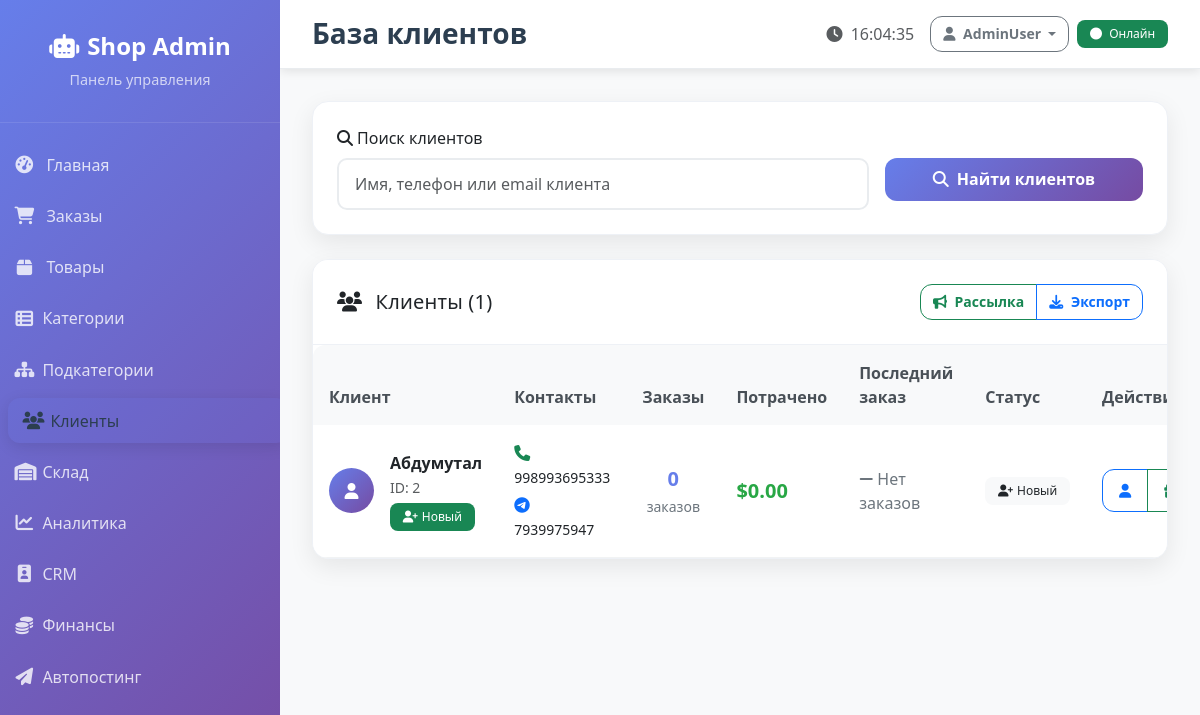
The page /customers (signed in) on the database its author committed.
### tables this page shows
CREATE TABLE users (
    id INTEGER PRIMARY KEY AUTOINCREMENT,
    telegram_id INTEGER UNIQUE NOT NULL,
    name TEXT NOT NULL,
    phone TEXT,
    email TEXT,
    language TEXT DEFAULT 'ru',
    is_admin INTEGER DEFAULT 0,
    created_at TIMESTAMP DEFAULT CURRENT_TIMESTAMP,
    acquisition_channel TEXT
, role TEXT);

### web_admin/app.py (the view)
    def decorated_function(*args, **kwargs):
        if not session.get('logged_in'):
            return redirect(url_for('login'))
        return f(*args, **kwargs)

### database.py (called while the page is built, shortened)
    def execute_query(self, query, params=None):
        try:
            conn = sqlite3.connect(self.db_path)
            cursor = conn.cursor()
            if params:
                cursor.execute(query, params)
            else:
                cursor.execute(query)
            q = query.strip().upper()
            if q.startswith('SELECT'):
                result = cursor.fetchall()
            return result
        except Exception as e:
            logging.info(f"Ошибка выполнения запроса: {e}")
            return None
        finally:
            if 'conn' in locals():
                conn.close()

### web_admin/app.py (called while the page is built)
def inject_time_helpers():
    from datetime import datetime, timedelta
    return {'now_dt': datetime.utcnow(), 'timedelta': timedelta}

def login_required(f):
    def decorated_function(*args, **kwargs):
        if not session.get('logged_in'):
            return redirect(url_for('login'))
        return f(*args, **kwargs)
    decorated_function.__name__ = f.__name__
    return decorated_function

### web_admin/templates/customers.html (shortened to what this page needs)
{% extends "base.html" %}
{% set recent_7d = (now_dt - timedelta(days=7)).strftime('%Y-%m-%d') %}
{% block page_title %}База клиентов{% endblock %}
{% block content %}
<div class="card mb-4">
    <div class="card-body">
        <form method="GET" class="row g-3">
            <div class="col-md-8">
                <label for="search" class="form-label">
                    <i class="fas fa-search me-1"></i>Поиск клиентов
                </label>
                <input type="text" class="form-control" id="search" name="search"
                       placeholder="Имя, телефон или email клиента" value="{{ search }}">
            </div>
            <div class="col-md-4">
                <label class="form-label">&nbsp;</label>
                <div class="d-grid">
                    <button type="submit" class="btn btn-primary">
                        <i class="fas fa-search me-2"></i>Найти клиентов
                    </button>
                </div>
            </div>
        </form>
    </div>
</div>
<div class="card">
    <div class="card-header d-flex justify-content-between align-items-center">
        <h5 class="mb-0">
            <i class="fas fa-users me-2"></i>
            Клиенты ({{ customers|length }})
        </h5>
        <div class="btn-group">
            <button type="button" class="btn btn-outline-success btn-sm" onclick="createBroadcast()">
                <i class="fas fa-bullhorn me-1"></i>
                Рассылка
            </button>
            <a href="{{ url_for('export_customers') }}" class="btn btn-outline-primary btn-sm">
                <i class="fas fa-download me-1"></i>
                Экспорт
            </a>
        </div>
    </div>
    <div class="card-body p-0">
        <div class="table-responsive">
            <table class="table table-hover mb-0">
                <thead>
                    <tr>
                        <th>Клиент</th>
                        <th>Контакты</th>
                        <th>Заказы</th>
                        <th>Потрачено</th>
                        <th>Последний заказ</th>
                        <th>Статус</th>
                        <th>Действия</th>
                    </tr>
                </thead>
                <tbody>
                    {% for customer in customers %}
                    <tr>
                        <td>
                            <div class="d-flex align-items-center">
                                <div class="me-3">
                                    <div class="customer-avatar">
                                        <i class="fas fa-user"></i>
                                    </div>
                                </div>
                                <div>
                                    <div class="fw-bold">{{ customer[1] }}</div>
                                    <small class="text-muted">ID: {{ customer[0] }}</small>
                                    {% if customer[5] > 0 %}
                                        <div class="mt-1">
                                            {% if customer[6] >= 1000 %}
                                                <span class="badge bg-warning">
                                                    <i class="fas fa-crown me-1"></i>VIP
                                                </span>
                                            {% elif customer[6] >= 500 %}
                                                <span class="badge bg-info">
                                                    <i class="fas fa-star me-1"></i>Золотой
                                                </span>
                                            {% elif customer[6] >= 200 %}
                                                <span class="badge bg-secondary">
                                                    <i class="fas fa-medal me-1"></i>Серебряный
                                                </span>
                                            {% else %}
                                                <span class="badge bg-light text-dark">
                                                    <i class="fas fa-user me-1"></i>Обычный
                                                </span>
                                            {% endif %}
                                        </div>
                                    {% else %}
                                        <div class="mt-1">
                                            <span class="badge bg-success">
                                                <i class="fas fa-user-plus me-1"></i>Новый
                                            </span>
                                        </div>
                                    {% endif %}
                                </div>
                            </div>
                        </td>
                        <td>
                            {% if customer[2] %}
                                <div class="mb-1">
                                    <i class="fas fa-phone me-1 text-success"></i>
                                    <small>{{ customer[2] }}</small>
                                </div>
                            {% endif %}
                                {% if customer|length > 8 and customer[8] %}
                                <div>
                                    <i class="fab fa-telegram me-1 text-primary"></i>
                                    <small>{{ customer[8] }}</small>
                                </div>
                                {% endif %}
                        </td>
                        <td>
                            <div class="text-center">
                                <div class="customer-orders-count">{{ customer[5] }}</div>
                                <small class="customer-orders-label">заказов</small>
                            </div>
                        </td>
                        <td>
                            <div class="customer-spent-amount">${{ "%.2f"|format(customer[6]) }}</div>
                        </td>
                        <td>
                            {% if customer[7] %}
                                <div class="customer-last-order-date">{{ customer[7][:10] }}</div>
                                <small class="customer-last-order-time">{{ customer[7][11:16] }}</small>
                            {% else %}
                                <span class="customer-no-orders">
                                    <i class="fas fa-minus"></i> Нет заказов
                                </span>
                            {% endif %}
                        </td>
                        <td>
                            {% if customer[7] %}
                                {% set days_ago = ((today_stats[0] if today_stats else 0) - customer[7][:10]|length) %}
                                {% if customer[7] and customer[7] >= recent_7d %}
                                    <span class="badge bg-success">
                                        <i class="fas fa-fire me-1"></i>Активный
                                    </span>
                                {% elif customer[7] >= (now - timedelta(days=30)).strftime('%Y-%m-%d') %}
                                    <span class="badge bg-warning">
                                        <i class="fas fa-clock me-1"></i>Умеренный
                                    </span>
                                {% else %}
                                    <span class="badge bg-danger">
                                        <i class="fas fa-sleep me-1"></i>Неактивный
                                    </span>
                                {% endif %}
                            {% else %}
                                <span class="badge bg-light text-dark">
                                    <i class="fas fa-user-plus me-1"></i>Новый
                                </span>
                            {% endif %}
                        </td>
                        <td>
                            <div class="btn-group btn-group-sm">
                                <button type="button" class="btn btn-outline-primary"
                                        onclick="viewCustomerProfile({{ customer[0] }})" title="Профиль клиента">
                                    <i class="fas fa-user"></i>
                                </button>
                                <button type="button" class="btn btn-outline-success"
                                        onclick="sendPersonalOffer({{ customer[0] }})" title="Персональное предложение">
                                    <i class="fas fa-gift"></i>
                                </button>
                            </div>
                        </td>
                    </tr>
                    {% endfor %}
                </tbody>
            </table>
        </div>
    </div>
</div>
{% endblock %}

### web_admin/static/css/admin.css (style rules this page uses)
:root { --primary-gradient: linear-gradient(135deg, #667eea 0%, #764ba2 100%); --success-gradient: linear-gradient(135deg, #11998e 0%, #38ef7d 100%); --warning-gradient: linear-gradient(135deg, #f093fb 0%, #f5576c 100%); --info-gradient: linear-gradient(135deg, #4facfe 0%, #00f2fe 100%); --sidebar-width: 280px; }
body { font-family: 'Segoe UI', Tahoma, Geneva, Verdana, sans-serif; background-color: #f8f9fa; }
.card { border: none; border-radius: 16px; box-shadow: 0 4px 20px rgba(0,0,0,0.08); transition: all 0.3s ease; overflow: hidden; }
.card-header { background: white; border-bottom: 1px solid #f1f3f4; padding: 1.5rem; font-weight: 600; }
.card-body { padding: 1.5rem; }
.btn { border-radius: 10px; font-weight: 500; padding: 0.6rem 1.5rem; transition: all 0.3s ease; }
.btn-primary { background: var(--primary-gradient); border: none; }
.table { border-radius: 12px; overflow: hidden; }
.table thead th { background-color: #f8f9fa; border: none; font-weight: 600; color: #495057; padding: 1rem; }
.table tbody td { padding: 1rem; border-color: #f1f3f4; vertical-align: middle; }
.form-control, .form-select { border-radius: 10px; border: 2px solid #e9ecef; padding: 0.75rem 1rem; transition: all 0.3s ease; }
.badge { border-radius: 8px; font-weight: 500; padding: 0.5rem 0.8rem; }
.card { animation: fadeInUp 0.6s ease-out; }
.customer-avatar { width: 45px; height: 45px; border-radius: 50%; background: var(--primary-gradient); color: white; display: flex; align-items: center; justify-content: center; }
.customer-orders-count { font-size: 1.25rem; font-weight: bold; color: #667eea; }
.customer-orders-label { color: #6c757d; }
.customer-spent-amount { font-size: 1.25rem; font-weight: bold; color: #28a745; }
.customer-no-orders { color: #6c757d; }
:root { --tile-min-height: 180px; --tile-radius: 16px; --tile-shadow: 0 8px 24px rgba(0,0,0,0.08); --tile-shadow-hover: 0 16px 40px rgba(102,126,234,0.25); --brand: #667eea; }
.card { border-radius: 16px; border: 1px solid #eef1f6; box-shadow: var(--tile-shadow); }
.card-header { border-bottom: 1px solid #eef1f6; background: #fff; }
.page-title, .card-header h5 { letter-spacing: .2px; }
.btn { border-radius: 12px; padding: .6rem 1rem; font-weight: 600; }
.btn-sm { padding: .4rem .75rem; font-weight: 600; }

### rows shown on the page
users: name "Абдумутал", id "2", phone "998993695333", telegram "7939975947", is_admin "0", is_admin "0.00"

### other values the page prints
{{ customers|length }} "1"
